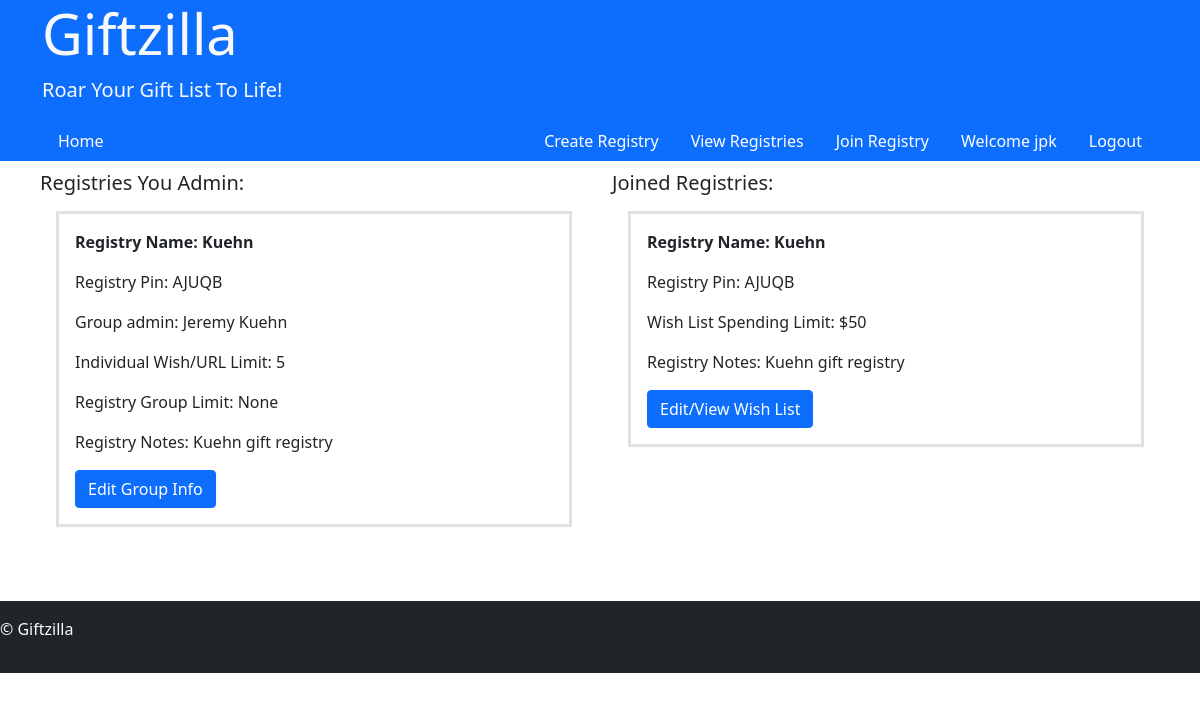
Page /user/1/viewreg (signed in) on the earlier database version.
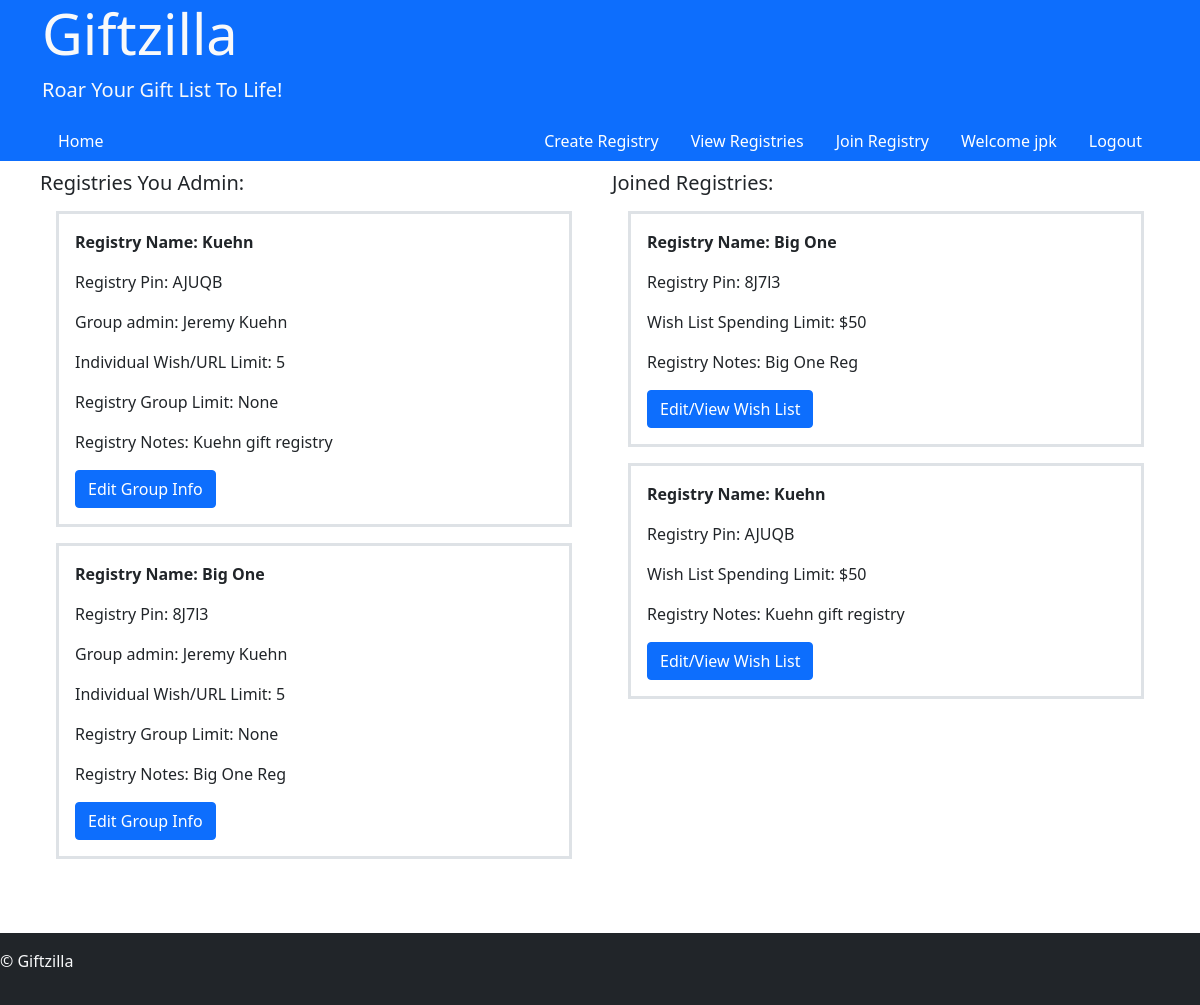
Same page on the later database version.
### register/models.py (models this page shows, shortened)
class User(AbstractUser):
    groups = models.ManyToManyField(
        'auth.Group',
        related_name='web_users',
        blank=True,
        help_text='The groups this user belongs to. A user will get all permissions granted to each of their groups.',
        verbose_name='groups',
    )
    user_permissions = models.ManyToManyField(
        'auth.Permission',
        related_name='web_users',
        blank=True,
        help_text='Specific permissions for this user.',
        verbose_name='user permissions',
    )

### user/models.py (models this page shows, shortened)
class Registry(models.Model):
    regPin = models.CharField(max_length=5)
    admin = models.ForeignKey(User, on_delete=models.CASCADE)
    regName = models.CharField(max_length=25, verbose_name="Registry Group Name:")
    urlNumCap = models.IntegerField(default=5, verbose_name="Max Number Of Gift Request:", blank=True, null=True)
    spendLimit = models.IntegerField(blank=True, null=True, verbose_name="Max Spending Limit:")
    notes = models.TextField(blank=True, null=True, verbose_name="Notes")
    regGroupCap = models.IntegerField(blank=True, null=True, verbose_name="Max Number of Group Participants:")

class giftGroups(models.Model):
    groupPin = models.CharField(max_length=5)
    user = models.ForeignKey(User, on_delete=models.CASCADE)
    registry = models.ForeignKey(Registry, on_delete=models.CASCADE)

### user/views.py (the view)
# urls.py: path("<int:userID>/viewreg", views.viewReg, name="viewReg"),
@login_required
def viewReg(request, userID):
    if userID != request.user.id:
        return render(request, "index/404.html")
    else:
        user = User.objects.get(id=userID)
        try:
            adminRegs = Registry.objects.filter(admin=user)
        except ObjectDoesNotExist:
            adminRegs = None
        try:
            joinedRegs = giftGroups.objects.filter(user=user)
        except ObjectDoesNotExist:
            joinedRegs = None
        try:
            Gifts = Gift.objects.filter(user=user).values_list('groupPin', flat=True).distinct()
        except ObjectDoesNotExist:
            Gifts = None
        return render(request, "user/viewreg.html", {
            "adminRegs": adminRegs,
            "joinedRegs": joinedRegs,
            "gifts": Gifts,
        })

### giftzilla/templates/user/viewreg.html
{% extends 'layout.html' %}
{% block body %}
<div class="container" style="padding: 10px;">
    <div class="row">
        <div class="col">
            <div>
                <h5>Registries You Admin:</h5>
                {% if adminRegs %}
                    {% for admin in adminRegs %}
                        <div class="border border-3 border-gray p-3 m-3">
                            <p class="fw-bold">Registry Name: {{ admin.regName }}</p>
                            <p>Registry Pin: {{ admin.regPin }}</p>
                            <p>Group admin: {{ admin.admin.first_name }} {{ admin.admin.last_name }}</p>
                            <p>Individual Wish/URL Limit: {{ admin.urlNumCap }}</p>
                            <p>Registry Group Limit: {{ admin.regGroupCap }}</p>
                            <p>Registry Notes: {{ admin.notes }}</p>
                            <a class="btn btn-primary" href="{% url 'user:adminReg' groupPin=admin.regPin %}">Edit Group Info</a>
                        </div>
                    {% endfor %}
                {% else %}
                    <p>You currently have no created registries.</p>
                {% endif %}
            </div>
        </div>
        <div class="col">
            <div>
                <h5>Joined Registries:</h5>
                {% if joinedRegs %}
                    {% for join in joinedRegs %}
                        <div class="border border-3 border-gray p-3 m-3">
                            <p class="fw-bold">Registry Name: {{ join.registry.regName }}</p>
                            <p>Registry Pin: {{ join.groupPin }}</p>
                            <p>Wish List Spending Limit: ${{ join.registry.spendLimit }}</p>
                            <p>Registry Notes: {{ join.registry.notes }}</p>
                            {% if join.groupPin in gifts %}
                            <a class="btn btn-primary" href="{% url 'user:viewWishList' groupPin=join.groupPin userID=join.user.id %}">Edit/View Wish List</a>
                            {% else %}
                            <a class="btn btn-primary" href="{% url 'user:userGifts' groupPin=join.groupPin userID=join.user.id %}">Submit Your Wishlist</a>
                            {% endif %}
                        </div>
                    {% endfor %}
                {% else %}
                    <p>You currently have no joined registries.</p>
                {% endif %}
            </div>
        </div>
    </div>
</div>
{% endblock %}

### giftzilla/templates/layout.html (shortened to what this page needs)
<!DOCTYPE html>
<html lang="en">
<head>
    <link href="https://cdn.jsdelivr.net/npm/bootstrap@5.0.2/dist/css/bootstrap.min.css" rel="stylesheet">
</head>
<body>
    <header class="bg-primary text-light">
        <div class="container">
            <h1 class="display-4">Giftzilla</h1>
            <p class="lead">Roar Your Gift List To Life!</p>
            <nav class="d-flex justify-content-between align-items-center">
                <ul class="nav">
                    <li class="nav-item"><a class="nav-link" href="{% url 'index:home' %}">Home</a></li>
                </ul>
                <div>
                    {% if user.is_authenticated %}
                        <ul class="nav">
                            <li class="nav-item"><a class="nav-link" href="{% url 'user:createRegistry' %}">Create Registry</a></li>
                            <li class="nav-item"><a class="nav-link" href="{% url 'user:viewReg' userID=user.id %}">View Registries</a></li>
                            <li class="nav-item"><a class="nav-link" href="{% url 'user:regJoin' userID=user.id %}">Join Registry</a></li>
                            <li class="nav-item">
                                <a class="nav-link" href="{% url 'register:profileView' userID=user.id %}">Welcome {{ user.username }}</a>
                            </li>
                            <li class="nav-item">
                                <a class="nav-link" href="{% url 'register:logout' %}">Logout</a>
                            </li>
                        </ul>
                    {% endif %}
                </div>
            </nav>
        </div>
    </header>
   {% block body %}
   {% endblock %}
    <footer class="bg-dark text-light mt-5 py-3">
        <p>&copy; Giftzilla</p>
    </footer>
</body>
</html>

### giftzilla/templates/layout.html (style rules this page uses)
.nav-link { color: white; }

Differences in the rows shown:
added Registry: regName "Big One", regPin "8J7l3", admin.first_name "Jeremy", admin.last_name "Kuehn", urlNumCap "5", regGroupCap "None", notes "Big One Reg"
added giftGroups: registry.regName "Big One", groupPin "8J7l3", registry.spendLimit "50", registry.notes "Big One Reg", shows "Edit/View Wish List"
